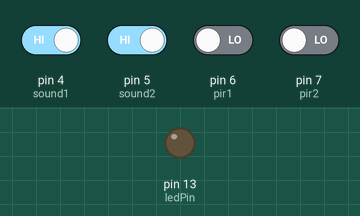
Recording of a sketch running on a simulated Arduino Uno, built with avr-gcc and run on an emulated ATmega328P. Parts: output pins drawn as LEDs (lit = HIGH). The test bench sets the inputs (shaded band); at power-on: pin 4 (sound1), pin 5 (sound2) HIGH, pin 6 (pir1), pin 7 (pir2) LOW. No radio packets arrive unless stated.

Above: at 1.2 s.
1.3 s: pin 4 (sound1) driven LOW
At 1.6 s:
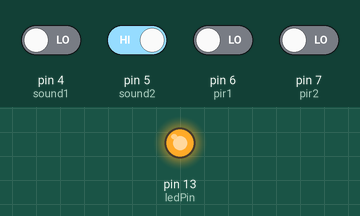
2.8 s: pin 4 (sound1) driven HIGH
At 4.2 s:
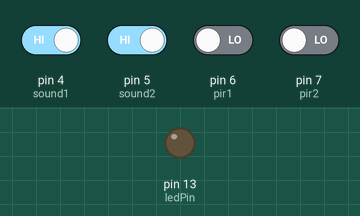
4.8 s: pin 5 (sound2) driven LOW
At 6.7 s:
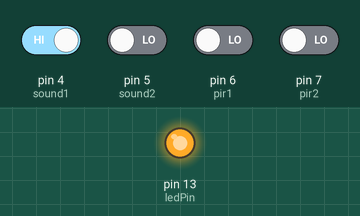
Timing chart, 0 to 8.2 s (numbered marks = the images above; inputs shaded):
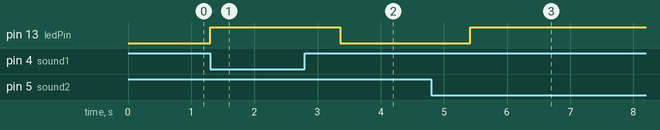

The sketch:

acoustic-pir-transmitter-VW-node.ino
```cpp
#include <VirtualWire.h>


char *pest;
char *none;

int ledPin = 13;                // choose the pin for the LED
int sound1 = 4;               // choose the input pin (for PIR sensor)
int sound2 = 5;
int pir1 = 6;
int pir2 = 7;
int pirState = LOW;             // we start, assuming no motion detected
int soundState = HIGH;
int val1 = 0;                    // variable for reading the pin status
int val2 = 0;
int val3 = 0;
int val4 = 0;

void setup() {
  pinMode(ledPin, OUTPUT);      // declare LED as output
  pinMode(sound1, INPUT);     // declare sensor as input
  pinMode(sound2, INPUT);
  pinMode(pir1, INPUT);
  pinMode(pir2, INPUT);

  Serial.begin(9600);

  vw_set_ptt_inverted(true);
  vw_set_tx_pin(12);
  vw_setup(4000);

}

void loop(){
  pest="A";
  none="B";

  val1 = digitalRead(sound1);  // read input value
  val2 = digitalRead(sound2);
  val3 = digitalRead(pir1);
  val4 = digitalRead(pir2);
  if (val3 == HIGH || val4 == HIGH) {            // check if the input is HIGH
    digitalWrite(ledPin, HIGH);  // turn LED ON
    if (pirState == LOW) {
      // we have just turned on
      vw_send((uint8_t *)pest, strlen(pest));
      vw_wait_tx();
      delay(2000);
      // We only want to print on the output change, not state
      pirState = HIGH;
    }
  }
   else if(val1 == LOW || val2 == LOW) {            // check if the input is HIGH
    digitalWrite(ledPin, HIGH);  // turn LED ON
    if (soundState == HIGH) {
      // we have just turned on
      vw_send((uint8_t *)pest, strlen(pest));
      vw_wait_tx();
      delay(2000);
      // We only want to print on the output change, not state
      soundState = LOW;
    }
  } else {
    digitalWrite(ledPin, LOW); // turn LED OFF
    if (soundState == LOW || pirState == HIGH){
      // we have just turned off
      //Serial.println("No pest present");
      vw_send((uint8_t *)none, strlen(none));
      vw_wait_tx();
      delay(2000);
      // We only want to print on the output change, not state
      soundState = HIGH;
      pirState = LOW;
    }
  }
  }
```

Measured:
- after the input at 1.3 s, pin 13 (ledPin): LOW → HIGH at once
- after the input at 2.8 s, pin 13 (ledPin): HIGH → LOW after 0.56 s
- after the input at 4.8 s, pin 13 (ledPin): LOW → HIGH after 0.62 s
